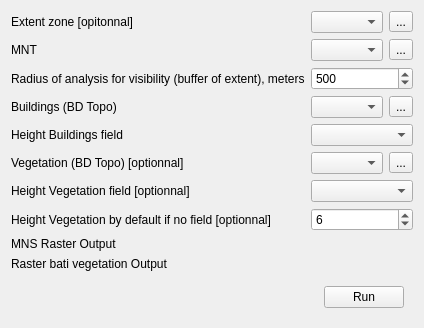
            <widget class="QWidget" name="tabMNS">
             <attribute name="title">
              <string>1 - Calcul of MNS</string>
             </attribute>
             <layout class="QGridLayout" name="gridLayout_9">
              <item row="0" column="0">
               <widget class="QLabel" name="label_14">
                <property name="text">
                 <string>Extent zone [opitonnal]</string>
                </property>
               </widget>
              </item>
              <item row="0" column="1">
               <layout class="QHBoxLayout" name="horizontalLayout_16">
                <item>
                 <widget class="QgsMapLayerComboBox" name="mMapLayerComboBoxExtentMNS">
                  <property name="allowEmptyLayer">
                   <bool>true</bool>
                  </property>
                 </widget>
                </item>
                <item>
                 <widget class="QToolButton" name="extentFileMNS">
                  <property name="toolTip">
                   <string>Browse</string>
                  </property>
                  <property name="text">
                   <string>...</string>
                  </property>
                 </widget>
                </item>
               </layout>
              </item>
              <item row="1" column="0">
               <widget class="QLabel" name="label_15">
                <property name="text">
                 <string>MNT</string>
                </property>
               </widget>
              </item>
              <item row="1" column="1">
               <layout class="QHBoxLayout" name="horizontalLayout_17">
                <item>
                 <widget class="QgsMapLayerComboBox" name="mMapLayerComboBoxMNT"/>
                </item>
                <item>
                 <widget class="QToolButton" name="mntFile">
                  <property name="toolTip">
                   <string>Browse</string>
                  </property>
                  <property name="text">
                   <string>...</string>
                  </property>
                 </widget>
                </item>
               </layout>
              </item>
              <item row="2" column="0">
               <widget class="QLabel" name="label_16">
                <property name="text">
                 <string>Radius of analysis for visibility (buffer of extent), meters</string>
                </property>
               </widget>
              </item>
              <item row="2" column="1">
               <widget class="QDoubleSpinBox" name="RadiusMNSValue">
                <property name="decimals">
                 <number>0</number>
                </property>
                <property name="maximum">
                 <double>2000.000000000000000</double>
                </property>
                <property name="value">
                 <double>500.000000000000000</double>
                </property>
               </widget>
              </item>
              <item row="3" column="0">
               <widget class="QLabel" name="label_17">
                <property name="text">
                 <string>Buildings (BD Topo)</string>
                </property>
               </widget>
              </item>
              <item row="3" column="1">
               <layout class="QHBoxLayout" name="horizontalLayout_8">
                <item>
                 <widget class="QgsMapLayerComboBox" name="mMapLayerComboBoxBuildings"/>
                </item>
                <item>
                 <widget class="QToolButton" name="buildingsFile">
                  <property name="toolTip">
                   <string>Browse</string>
                  </property>
                  <property name="text">
                   <string>...</string>
                  </property>
                 </widget>
                </item>
               </layout>
              </item>
              <item row="4" column="0">
               <widget class="QLabel" name="label_18">
                <property name="text">
                 <string>Height Buildings field</string>
                </property>
               </widget>
              </item>
              <item row="4" column="1">
               <widget class="QgsFieldComboBox" name="mFieldComboBoxBuildings">
                <property name="allowEmptyFieldName">
                 <bool>false</bool>
                </property>
               </widget>
              </item>
              <item row="5" column="0">
               <widget class="QLabel" name="label_19">
                <property name="text">
                 <string>Vegetation (BD Topo) [optionnal]</string>
                </property>
               </widget>
              </item>
              <item row="5" column="1">
               <layout class="QHBoxLayout" name="horizontalLayout_15">
                <item>
                 <widget class="QgsMapLayerComboBox" name="mMapLayerComboBoxVegetation">
                  <property name="allowEmptyLayer">
                   <bool>true</bool>
                  </property>
                 </widget>
                </item>
                <item>
                 <widget class="QToolButton" name="vegetationFile">
                  <property name="toolTip">
                   <string>Browse</string>
                  </property>
                  <property name="text">
                   <string>...</string>
                  </property>
                 </widget>
                </item>
               </layout>
              </item>
              <item row="6" column="0">
               <widget class="QLabel" name="label_20">
                <property name="text">
                 <string>Height Vegetation field [optionnal]</string>
                </property>
               </widget>
              </item>
              <item row="6" column="1">
               <widget class="QgsFieldComboBox" name="mFieldComboBoxVegetation">
                <property name="allowEmptyFieldName">
                 <bool>true</bool>
                </property>
               </widget>
              </item>
              <item row="7" column="0">
               <widget class="QLabel" name="label_21">
                <property name="text">
                 <string>Height Vegetation by default if no field [optionnal]</string>
                </property>
               </widget>
              </item>
              <item row="7" column="1">
               <widget class="QDoubleSpinBox" name="vegetationHeightValue">
                <property name="decimals">
                 <number>0</number>
                </property>
                <property name="value">
                 <double>6.000000000000000</double>
                </property>
               </widget>
              </item>
              <item row="8" column="0">
               <widget class="QLabel" name="label_22">
                <property name="text">
                 <string>MNS Raster Output</string>
                </property>
               </widget>
              </item>
              <item row="8" column="1">
               <widget class="QgsFileWidget" name="outputRasterMNS">
                <property name="storageMode">
                 <enum>QgsFileWidget::SaveFile</enum>
                </property>
               </widget>
              </item>
              <item row="9" column="0">
               <widget class="QLabel" name="label_24">
                <property name="text">
                 <string>Raster bati vegetation Output</string>
                </property>
               </widget>
              </item>
              <item row="9" column="1">
               <widget class="QgsFileWidget" name="outputRasterBatiVege">
                <property name="storageMode">
                 <enum>QgsFileWidget::SaveFile</enum>
                </property>
               </widget>
              </item>
              <item row="10" column="0" colspan="2">
               <widget class="QFrame" name="frame_8">
                <property name="frameShape">
                 <enum>QFrame::NoFrame</enum>
                </property>
                <property name="frameShadow">
                 <enum>QFrame::Raised</enum>
                </property>
                <layout class="QHBoxLayout" name="horizontalLayout_14">
                 <item>
                  <spacer name="horizontalSpacer_9">
                   <property name="orientation">
                    <enum>Qt::Horizontal</enum>
                   </property>
                   <property name="sizeHint" stdset="0">
                    <size>
                     <width>218</width>
                     <height>20</height>
                    </size>
                   </property>
                  </spacer>
                 </item>
                 <item>
                  <widget class="QPushButton" name="pushRunMNS">
                   <property name="text">
                    <string>Run</string>
                   </property>
                  </widget>
                 </item>
                </layout>
               </widget>
              </item>
             </layout>
            </widget>
